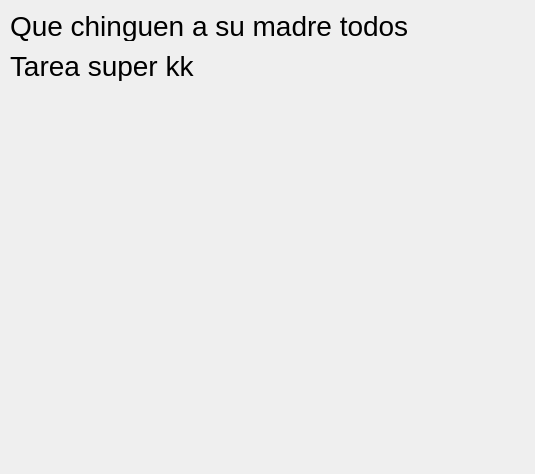
<?xml version="1.0" encoding="UTF-8"?>
<ui version="4.0">
 <class>Dialog</class>
 <widget class="QDialog" name="Dialog">
  <property name="geometry">
   <rect>
    <x>0</x>
    <y>0</y>
    <width>535</width>
    <height>474</height>
   </rect>
  </property>
  <property name="windowTitle">
   <string>Dialog</string>
  </property>
  <widget class="QLabel" name="label">
   <property name="geometry">
    <rect>
     <x>90</x>
     <y>100</y>
     <width>421</width>
     <height>381</height>
    </rect>
   </property>
   <property name="text">
    <string/>
   </property>
   <property name="pixmap">
    <pixmap>../../../../../../Desktop/cat.png</pixmap>
   </property>
   <property name="scaledContents">
    <bool>true</bool>
   </property>
  </widget>
  <widget class="QLabel" name="label_2">
   <property name="geometry">
    <rect>
     <x>10</x>
     <y>10</y>
     <width>451</width>
     <height>31</height>
    </rect>
   </property>
   <property name="font">
    <font>
     <pointsize>21</pointsize>
    </font>
   </property>
   <property name="text">
    <string>Que chinguen a su madre todos</string>
   </property>
  </widget>
  <widget class="QLabel" name="label_3">
   <property name="geometry">
    <rect>
     <x>10</x>
     <y>50</y>
     <width>221</width>
     <height>31</height>
    </rect>
   </property>
   <property name="font">
    <font>
     <pointsize>21</pointsize>
    </font>
   </property>
   <property name="text">
    <string>Tarea super kk</string>
   </property>
  </widget>
 </widget>
 <resources/>
 <connections/>
</ui>
